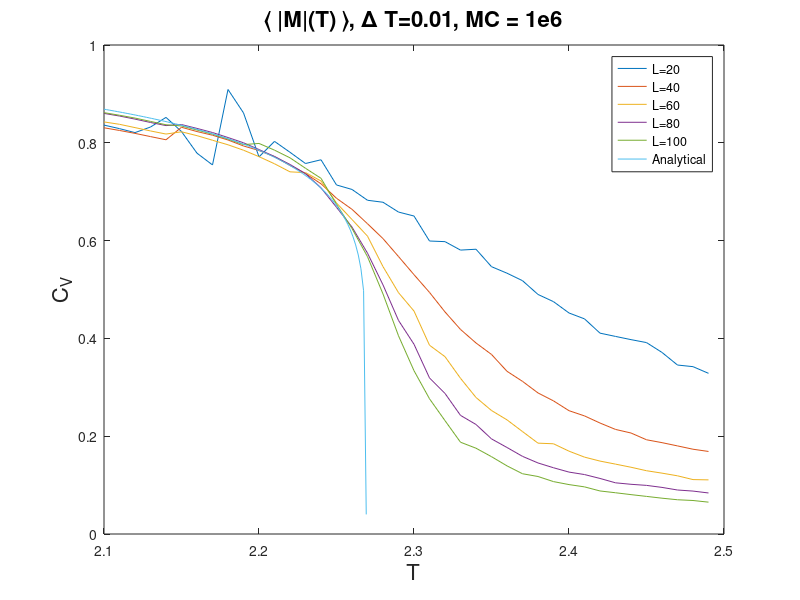

The MATLAB source for this figure:
e_var100 = [4.44071, 4.41601, 4.60681, 4.80239, 5.03183, 5.40081, 5.50442, 5.80788, 6.08185, 6.45361, 7.02942, 7.33624, 7.69243, 8.56567, 8.98515, 10.1885, 11.4666, 12.4718, 12.5706, 11.9861, 10.8073, 9.81194, 9.10693, 8.19381, 7.91946, 7.63205, 7.32048, 6.98433, 6.77534, 6.6245, 6.48845, 6.33738, 6.15385, 6.09307, 5.96519, 5.84133, 5.724, 5.64038, 5.55259, 5.46475, ];
m_var100 = [6.68685, 2.22476, 2.49746, 2.93788, 3.29132, 5.2333, 4.44651, 5.20656, 6.538, 8.4506, 14.1256, 14.2817, 16.9297, 34.087, 38.2753, 81.551, 157.578, 216.061, 296.399, 345.808, 320.802, 278.697, 227.866, 170.896, 151.966, 126.995, 100.316, 79.8638, 73.4892, 62.2318, 55.5243, 51.5489, 42.801, 39.8522, 36.2713, 33.0053, 30.1275, 27.5239, 26.2461, 23.7731, ];
mean_mag100 = [0.86167, 0.856366, 0.850586, 0.843716, 0.836914, 0.834434, 0.826136, 0.817702, 0.807567, 0.796329, 0.798717, 0.784985, 0.769283, 0.747912, 0.727407, 0.674173, 0.624719, 0.567134, 0.490887, 0.405312, 0.333952, 0.276523, 0.231844, 0.187697, 0.175448, 0.158138, 0.139344, 0.123226, 0.117584, 0.107152, 0.101054, 0.0963852, 0.0880155, 0.0843701, 0.0805319, 0.0769025, 0.0732396, 0.0700424, 0.0685223, 0.0651394, ];
e_var80 = [4.32786, 4.44959, 4.63636, 4.84881, 5.03312, 5.38734, 5.55892, 5.81451, 6.11686, 6.44267, 6.89898, 7.38154, 7.79403, 8.35184, 9.30371, 10.4565, 11.1653, 12.1632, 12.4093, 11.8603, 11.5215, 10.0727, 9.56887, 8.64607, 8.25064, 7.68478, 7.36319, 7.03494, 6.82956, 6.64939, 6.52543, 6.36571, 6.19682, 6.02771, 5.9613, 5.86132, 5.73515, 5.62423, 5.5669, 5.47603, ];
m_var80 = [2.83249, 2.23037, 2.61712, 3.10877, 3.33938, 5.02876, 4.96413, 5.71416, 7.23147, 8.05981, 11.805, 14.5701, 17.9141, 24.3767, 49.4894, 83.6648, 118.33, 171.322, 216.463, 239.046, 240.38, 210.885, 189.779, 161.399, 138.298, 115.877, 99.0965, 80.9592, 72.936, 62.0878, 55.1709, 50.4097, 45.205, 38.445, 36.24, 35.2135, 32.571, 29.6952, 27.3097, 25.4912, ];
mean_mag80 = [0.860122, 0.854743, 0.848435, 0.841555, 0.835183, 0.837323, 0.829422, 0.821031, 0.810788, 0.800055, 0.786199, 0.772097, 0.755693, 0.736957, 0.70786, 0.668135, 0.627664, 0.574341, 0.509441, 0.436757, 0.388055, 0.319173, 0.287464, 0.242592, 0.223983, 0.194511, 0.176919, 0.158803, 0.145281, 0.135475, 0.126612, 0.121577, 0.113611, 0.104687, 0.101651, 0.099432, 0.0952943, 0.0899888, 0.0877768, 0.0839151, ];
e_var60 = [4.33113, 4.4027, 4.6354, 4.85459, 5.02697, 5.32123, 5.5145, 5.79498, 6.08646, 6.46004, 6.82072, 7.21805, 7.76294, 8.47662, 8.8893, 9.93654, 10.5212, 10.9123, 11.586, 11.6508, 11.0512, 10.4779, 9.89419, 9.40679, 8.40057, 8.12182, 7.63683, 7.31535, 6.90907, 6.84857, 6.59833, 6.34274, 6.19699, 6.12491, 5.9564, 5.85944, 5.73266, 5.66029, 5.5231, 5.45915, ];
m_var60 = [3.52987, 2.24269, 2.60738, 3.09001, 3.26325, 4.71971, 4.4542, 5.53722, 6.69913, 8.097, 10.3544, 12.8936, 19.2052, 29.9399, 33.5516, 57.8994, 79.0951, 84.7235, 120.405, 142.708, 139.882, 144.643, 137.647, 125.899, 109.165, 97.9879, 85.9711, 74.3207, 63.8837, 60.6654, 53.2708, 45.7487, 41.8685, 39.8612, 36.1343, 32.0245, 30.1568, 28.1618, 24.5354, 24.134, ];
mean_mag60 = [0.842685, 0.837827, 0.831094, 0.824247, 0.817905, 0.822503, 0.814594, 0.805257, 0.795954, 0.784855, 0.771693, 0.757121, 0.740613, 0.739034, 0.721967, 0.676921, 0.643115, 0.609082, 0.546811, 0.49354, 0.455941, 0.386054, 0.362661, 0.31843, 0.279198, 0.252553, 0.233427, 0.209491, 0.185789, 0.184511, 0.169405, 0.157212, 0.149128, 0.14291, 0.136514, 0.129411, 0.124459, 0.119003, 0.111283, 0.110699, ];
e_var40 = [4.28166, 4.43767, 4.64993, 4.82647, 5.00944, 5.34932, 5.61156, 5.83053, 6.09225, 6.44906, 6.8887, 7.17812, 7.71031, 8.16714, 8.68821, 9.35379, 9.71509, 10.0929, 10.3388, 10.652, 10.655, 10.384, 10.0601, 9.83379, 9.29486, 8.94263, 8.26224, 8.01376, 7.56111, 7.36915, 6.95074, 6.75347, 6.43155, 6.20602, 6.13709, 5.9672, 5.8688, 5.72966, 5.61743, 5.55275, ];
m_var40 = [2.26975, 2.26851, 2.83297, 2.97645, 3.29276, 5.27794, 5.44944, 5.69748, 6.75961, 8.65328, 10.9758, 12.9158, 16.7674, 20.3009, 24.8894, 34.1328, 41.8216, 47.5553, 51.2372, 61.5555, 68.8161, 69.1153, 72.0128, 72.1197, 69.1293, 66.3696, 61.7518, 58.1752, 52.84, 49.8432, 44.9225, 42.2082, 37.865, 34.373, 33.3775, 30.1803, 28.56, 26.5181, 25.1505, 23.5909, ];
mean_mag40 = [0.830705, 0.82524, 0.819264, 0.812707, 0.80619, 0.831763, 0.823003, 0.815494, 0.805731, 0.793528, 0.784249, 0.771567, 0.753766, 0.737129, 0.716194, 0.686577, 0.66398, 0.634491, 0.604067, 0.567427, 0.530325, 0.49409, 0.454143, 0.418345, 0.390648, 0.367187, 0.332742, 0.312165, 0.28846, 0.272224, 0.252188, 0.24152, 0.226946, 0.213866, 0.206532, 0.192713, 0.186817, 0.18016, 0.173368, 0.168808, ];
e_var20 = [4.09802, 4.35304, 4.73597, 4.71585, 4.94193, 5.32545, 5.43947, 5.61216, 5.77862, 5.82135, 6.71345, 6.90354, 6.86178, 7.25582, 7.59963, 7.93698, 7.94621, 8.56359, 8.73393, 8.61389, 8.69076, 9.04808, 9.00238, 9.02786, 8.78723, 8.91507, 8.58711, 8.64061, 8.60945, 8.19387, 7.97849, 7.83845, 7.5989, 7.36667, 7.28829, 7.26537, 6.99961, 6.55501, 6.50379, 6.23376, ];
m_var20 = [1.70437, 1.94425, 2.78742, 3.07543, 3.43052, 7.6748, 6.6814, 5.9151, 4.65981, 7.11967, 8.07015, 8.70497, 8.41495, 9.69247, 11.2291, 12.5191, 12.7387, 15.9548, 16.3753, 17.2067, 19.8654, 21.9846, 22.6981, 21.7995, 21.7494, 21.4832, 20.9739, 21.1356, 22.0981, 21.8325, 20.8865, 20.8539, 20.6154, 19.7005, 19.8728, 19.2445, 19.0717, 17.8222, 17.5989, 17.0045, ];
mean_mag20 = [0.836214, 0.82896, 0.820849, 0.832271, 0.851937, 0.823022, 0.778748, 0.75473, 0.909006, 0.861173, 0.771211, 0.802911, 0.780614, 0.757641, 0.765308, 0.713795, 0.704604, 0.682484, 0.678433, 0.658382, 0.650272, 0.599168, 0.597866, 0.580597, 0.582351, 0.546683, 0.53334, 0.51805, 0.489873, 0.475155, 0.451992, 0.439955, 0.410756, 0.404058, 0.397495, 0.391449, 0.371307, 0.345541, 0.342219, 0.32858, ];

temperatures = [2.1, 2.11, 2.12, 2.13, 2.14, 2.15, 2.16, 2.17, 2.18, 2.19, 2.2, 2.21, 2.22, 2.23, 2.24, 2.25, 2.26, 2.27, 2.28, 2.29, 2.3, 2.31, 2.32, 2.33, 2.34, 2.35, 2.36, 2.37, 2.38, 2.39, 2.4, 2.41, 2.42, 2.43, 2.44, 2.45, 2.46, 2.47, 2.48, 2.49, ];
e_var60 = e_var60./temperatures.^2;
e_var40 = e_var40./temperatures.^2;
e_var100 = e_var100./temperatures.^2;
e_var20 = e_var20./temperatures.^2;
e_var80 = e_var80./temperatures.^2;
m_var80 = m_var80./temperatures;
m_var20 = m_var20./temperatures;
m_var60 = m_var60./temperatures;
m_var40 = m_var40./temperatures;
m_var100 = m_var100./temperatures;

[maks_chi_L100, i100] = max(e_var100);
t_c = temperatures(i100);
[maks_chi_L80, i80] = max(e_var80);
t_c = temperatures(i80);
[maks_chi_L60, i60] = max(e_var60);
t_c = temperatures(i60);
[maks_chi_L40, i40] = max(e_var40);
t_c = temperatures(i40);
[maks_chi_L20, i20] = max(e_var20);
t_c = temperatures(i20);

% figure(1)
% plot(temperatures,m_var20,temperatures, m_var40,temperatures,m_var60,temperatures, m_var80,temperatures, m_var100)
% legend('L=20','L=40','L=60','L=80','L=100')
% title('\chi(T), \Delta T = 0.01, MC = 1e6','FontSize',16)
% xlabel('T','FontSize',16)
% ylabel('\chi','FontSize',16)
% set(0, 'DefaultAxesFontSize',15)
% 
% figure(2)
% plot(temperatures,e_var20,temperatures, e_var40,temperatures,e_var60,temperatures, e_var80,temperatures, e_var100)
% legend('L=20','L=40','L=60','L=80','L=100')
% title('C_V(T), \Delta T, MC = 1e6','FontSize',16)
% xlabel('T','FontSize',16)
% ylabel('C_V','FontSize',16)

%% Estimating T_c

t_c_est = [temperatures(i20),temperatures(i40), temperatures(i60), temperatures(i80), temperatures(i100)];
L = [20,40,60,80,100];
Linv = [1/20,1/40,1/60,1/80,1/100];

a1 = (temperatures(i100) - temperatures(i80)) / (Linv(5) - Linv(4));
a2 = (temperatures(i100) - temperatures(i60)) / (Linv(5) - Linv(3));
a3 = (temperatures(i100) - temperatures(i40)) / (Linv(5) - Linv(2));
a4 = (temperatures(i100) - temperatures(i20)) / (Linv(5) - Linv(1));
a5 = (temperatures(i80) - temperatures(i100)) / (Linv(4) - Linv(5));
a6 = (temperatures(i80) - temperatures(i60)) / (Linv(4) - Linv(3));
a7 = (temperatures(i80) - temperatures(i40)) / (Linv(4) - Linv(2));
a8 = (temperatures(i80) - temperatures(i20)) / (Linv(4) - Linv(1));


a = (a1+a2+a3+a4+a5+a6+a7+a8)/8

T_C = polyfit(L, t_c_est - a*Linv,1)

%% Plotting analytical and numerical mean magnetization
analytical_temp = linspace(2.1,2.26918531421,100);
analytical_m = zeros(1,length(analytical_temp));

for i=1:length(analytical_temp)
    analytical_m(1,i) = (1 - (sinh(2/analytical_temp(i)))^(-4) )^(1/8);
end
figure(2)
plot(temperatures,mean_mag20,temperatures, mean_mag40,temperatures,mean_mag60,temperatures, mean_mag80,temperatures, mean_mag100, analytical_temp, analytical_m)
legend('L=20','L=40','L=60','L=80','L=100', 'Analytical')
title('\langle |M|(T) \rangle, \Delta T=0.01, MC = 1e6','FontSize',16)
xlabel('T','FontSize',16)
ylabel('C_V','FontSize',16)
